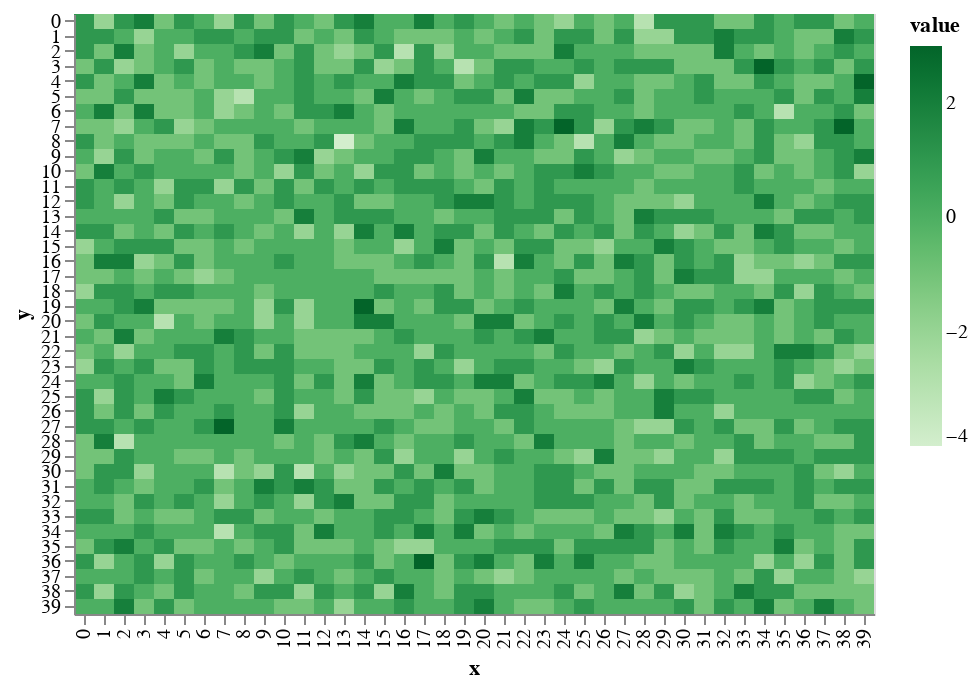

Here is the notebook cell this chart was saved with:
### Markdown cell above
# in the beginning, the world was void and without form.

Starting with a grid with nothing on it. No elevation, no terrain. All of this will be generated procedurally. 

You can see here that the terrain is shifted on a random-normal distribution to make it look _uneven_. Making it randomly doesn't make it look _real_ so I'm going to have to be smarter about the rules that raise and lower terrain in order to make them look like mountains.

### Code cell
world.shift_terrain()
draw.drawTerrainHeight(world.grid_elevation)

### Figure 1 — Vega-Lite specification as saved in the notebook (floating-point values rounded to 4 significant figures; data arrays with more than 128 entries replaced by an {"elided": "..."} marker saying what was removed)
{"$schema": "https://vega.github.io/schema/vega-lite/v2.6.0.json", "config": {"view": {"height": 300, "width": 400}}, "data": {"name": "data-32b803c03aeb47701678634999bdf13f"}, "datasets": {"data-32b803c03aeb47701678634999bdf13f": {"elided": "1600 records"}}, "encoding": {"color": {"field": "value", "scale": {"scheme": "greens"}, "type": "quantitative"}, "x": {"field": "x", "type": "ordinal"}, "y": {"field": "y", "type": "ordinal"}}, "mark": "rect"}
